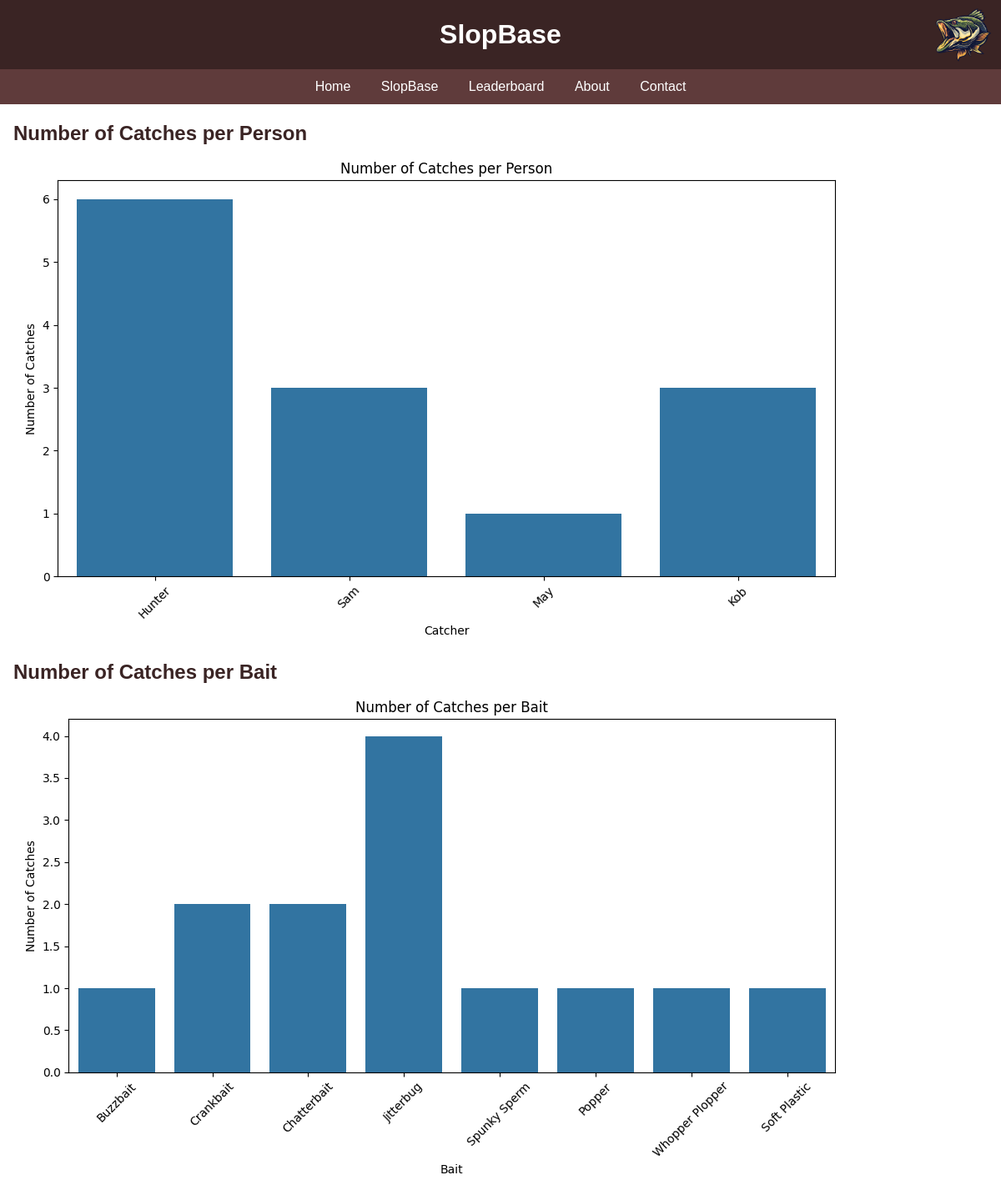
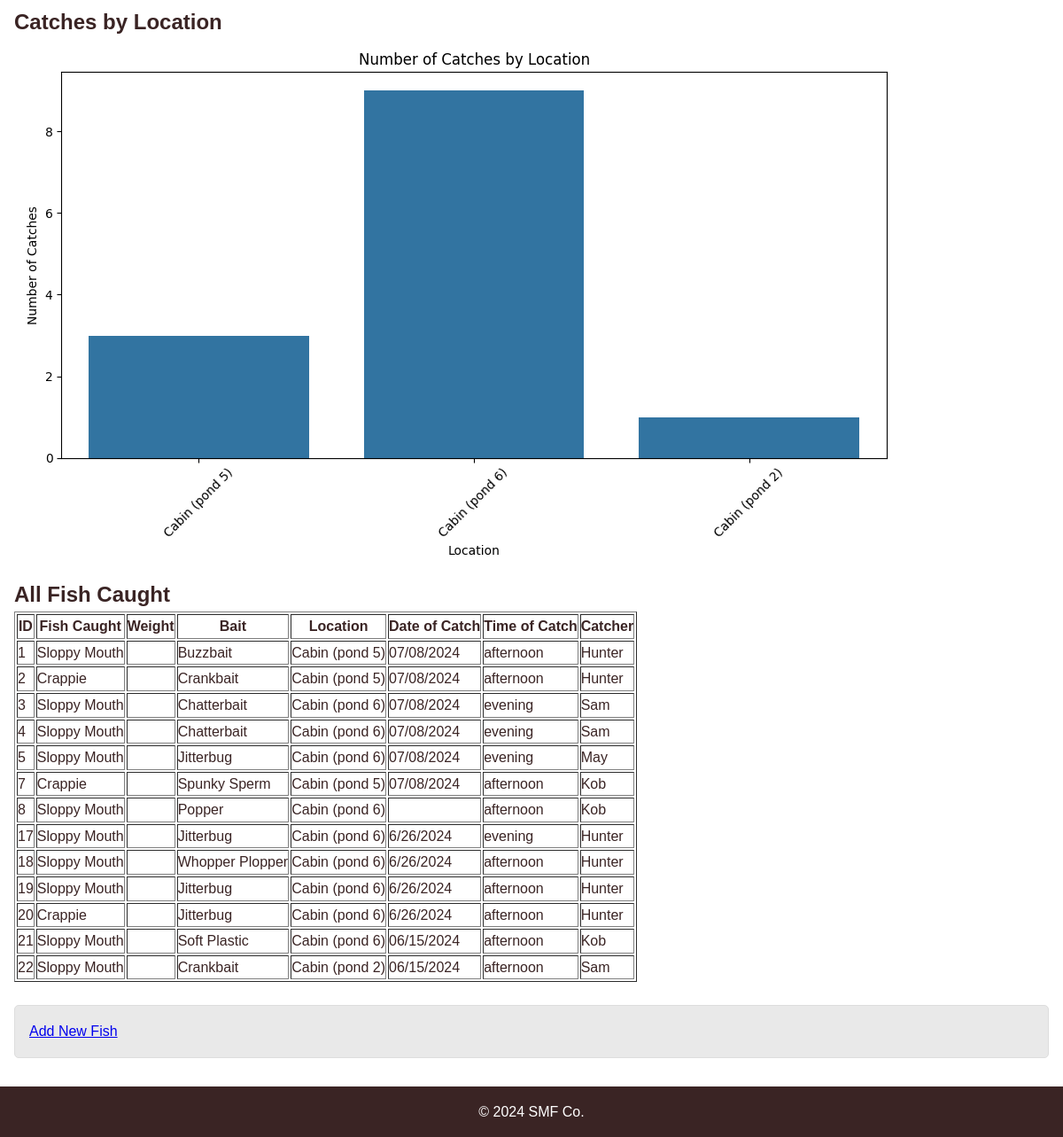
The page /database on the database its author committed (2 pictures, top to bottom).
### tables this page shows
CREATE TABLE fishcaught (
                    id INTEGER PRIMARY KEY AUTOINCREMENT,
                    fishcaught VARCHAR(255) NOT NULL,
                    weight VARCHAR(50),
                    bait VARCHAR(100),
                    location INTEGER,
                    dateofcatch DATE,
                    timeofcatch TIME,
                    catcher VARCHAR(100),
                    image TEXT
                );

### app.py (the view)
@app.route('/database')
def database():
    conn = sqlite3.connect(DB_FILE)
    c = conn.cursor()
    c.execute('''SELECT count(name) FROM sqlite_master WHERE type='table' AND name='fishcaught' ''')
    table_exists = c.fetchone()[0]
    fish_list = None
    if table_exists:
        c.execute('''SELECT * FROM fishcaught''')
        fish_list = c.fetchall()
        if fish_list:
            df = pd.DataFrame(fish_list, columns=['id', 'fishcaught', 'weight', 'bait', 'location', 'dateofcatch', 'timeofcatch', 'catcher', 'image'])
            plot_number_of_catches_per_person(df)
            plot_number_of_catches_per_bait(df)
            plot_by_location(df)
    conn.close()
    return render_template('database.html', fish_list=fish_list)

### app.py (called while the page is built)
def plot_number_of_catches_per_person(df):
    plt.figure(figsize=(10, 6))
    sns.countplot(x='catcher', data=df)
    plt.title('Number of Catches per Person')
    plt.xlabel('Catcher')
    plt.ylabel('Number of Catches')
    plt.xticks(rotation=45)
    plt.tight_layout()
    plt.savefig('static/number_of_catches_per_person.png')
    plt.close()

def plot_number_of_catches_per_bait(df):
    plt.figure(figsize=(10, 6))
    sns.countplot(x='bait', data=df)
    plt.title('Number of Catches per Bait')
    plt.xlabel('Bait')
    plt.ylabel('Number of Catches')
    plt.xticks(rotation=45)
    plt.tight_layout()
    plt.savefig('static/number_of_catches_per_bait.png')
    plt.close()

def plot_by_location(df):
    plt.figure(figsize=(10, 6))
    sns.countplot(x='location', data=df)
    plt.title('Number of Catches by Location')
    plt.xlabel('Location')
    plt.ylabel('Number of Catches')
    plt.xticks(rotation=45)
    plt.tight_layout()
    plt.savefig('static/number_of_catches_by_location.png')
    plt.close()

### templates/database.html (shortened to what this page needs)
<!DOCTYPE html>
<html lang="en">
<head>
    <link rel="stylesheet" href="{{ url_for('static', filename='css/styles.css') }}">
</head>
<body class="page-default">
    <div class="wrapper">
        <header class="header-default">
            <img src="{{ url_for('static', filename='Images/Sloppy.png') }}" class="Logo">
            <div class="header-text">
                <h1>SlopBase</h1>
            </div>
        </header>
        <nav class="nav-default">
            <ul>
                <li><a href="{{ url_for('index') }}">Home</a></li>
                <li><a href="{{ url_for('database') }}">SlopBase</a></li>
                <li><a href="{{ url_for('leaderboard') }}">Leaderboard</a></li>
                <li><a href="{{ url_for('about') }}">About</a></li>
                <li><a href="{{ url_for('contact') }}">Contact</a></li>
            </ul>
        </nav>
        <main class="main-default">
            <h2>Number of Catches per Person</h2>
            <img src="{{ url_for('static', filename='number_of_catches_per_person.png') }}" alt="Number of Catches per Person">
            <h2>Number of Catches per Bait</h2>
            <img src="{{ url_for('static', filename='number_of_catches_per_bait.png') }}" alt="Number of Catches per Bait">
            <h2>Catches by Location</h2>
            <img src="{{ url_for('static', filename='number_of_catches_by_location.png') }}" alt="Number of Catches by Location">
            <h2>All Fish Caught</h2>
            {% if fish_list %}
                <table border="1">
                    <tr>
                        <th>ID</th>
                        <th>Fish Caught</th>
                        <th>Weight</th>
                        <th>Bait</th>
                        <th>Location</th>
                        <th>Date of Catch</th>
                        <th>Time of Catch</th>
                        <th>Catcher</th>
                    </tr>
                    {% for fish in fish_list %}
                    <tr>
                        <td>{{ fish[0] }}</td>
                        <td>{{ fish[1] }}</td>
                        <td>{{ fish[2] }}</td>
                        <td>{{ fish[3] }}</td>
                        <td>{{ fish[4] }}</td>
                        <td>{{ fish[5] }}</td>
                        <td>{{ fish[6] }}</td>
                        <td>{{ fish[7] }}</td>
                    </tr>
                    {% endfor %}
                </table>
            {% else %}
                <p>No fish caught yet.</p>
            {% endif %}
            <br>
            <section id="add-fish-section" class="section-default">
                <a href="{{ url_for('add_fish_form') }}" class="btn btn-primary">Add New Fish</a>
            </section>
        </main>
    </div>
    <footer class="footer-default">
        <p>&copy; 2024 SMF Co.</p>
    </footer>
</body>
</html>

### static/css/styles.css (style rules this page uses)
* { margin: 0; padding: 0; box-sizing: border-box; }
html, body { height: 100%; }
body { font-family: Arial, sans-serif; line-height: 1.6; background-color: #ffffff; color: #3a2424; display: flex; flex-direction: column; }
.wrapper { flex: 1; }
.header-default { position: relative; background: #3a2424; color: #fff; padding: 1rem 0; text-align: center; }
.header-text { flex: 1; text-align: center; }
.Logo { position: absolute; right: 10px; top: 50%; transform: translateY(-50%); max-width: 70px; max-height: 100px; }
.nav-default { background: #5f3b3b; color: #00000000; padding: 0.5rem; text-align: center; }
.nav-default ul { list-style: none; }
.nav-default ul li { display: inline; margin: 0 1rem; }
.nav-default ul li a { color: #ffffff; text-decoration: none; }
.main-default { padding: 1rem; flex: 1; }
.section-default { margin-bottom: 1rem; padding: 1rem; border-radius: 5px; background: #e9e9e9; border: 1px solid #ddd; }
.footer-default { text-align: center; padding: 1rem 0; background: #3a2424; color: #fff; }

### rows shown on the page
fishcaught: id "1", fishcaught "Sloppy Mouth", bait "Buzzbait", location "Cabin (pond 5)", dateofcatch "07/08/2024", timeofcatch "afternoon", catcher "Hunter"
fishcaught: id "2", fishcaught "Crappie", bait "Crankbait", location "Cabin (pond 5)", dateofcatch "07/08/2024", timeofcatch "afternoon", catcher "Hunter"
fishcaught: id "3", fishcaught "Sloppy Mouth", bait "Chatterbait", location "Cabin (pond 6)", dateofcatch "07/08/2024", timeofcatch "evening", catcher "Sam"
fishcaught: id "4", fishcaught "Sloppy Mouth", bait "Chatterbait", location "Cabin (pond 6)", dateofcatch "07/08/2024", timeofcatch "evening", catcher "Sam"
fishcaught: id "5", fishcaught "Sloppy Mouth", bait "Jitterbug", location "Cabin (pond 6)", dateofcatch "07/08/2024", timeofcatch "evening", catcher "May"
fishcaught: id "7", fishcaught "Crappie", bait "Spunky Sperm", location "Cabin (pond 5)", dateofcatch "07/08/2024", timeofcatch "afternoon", catcher "Kob"
fishcaught: id "8", fishcaught "Sloppy Mouth", bait "Popper", location "Cabin (pond 6)", timeofcatch "afternoon", catcher "Kob"
fishcaught: id "17", fishcaught "Sloppy Mouth", bait "Jitterbug", location "Cabin (pond 6)", dateofcatch "6/26/2024", timeofcatch "evening", catcher "Hunter"
fishcaught: id "18", fishcaught "Sloppy Mouth", bait "Whopper Plopper", location "Cabin (pond 6)", dateofcatch "6/26/2024", timeofcatch "afternoon", catcher "Hunter"
fishcaught: id "19", fishcaught "Sloppy Mouth", bait "Jitterbug", location "Cabin (pond 6)", dateofcatch "6/26/2024", timeofcatch "afternoon", catcher "Hunter"
fishcaught: id "20", fishcaught "Crappie", bait "Jitterbug", location "Cabin (pond 6)", dateofcatch "6/26/2024", timeofcatch "afternoon", catcher "Hunter"
fishcaught: id "21", fishcaught "Sloppy Mouth", bait "Soft Plastic", location "Cabin (pond 6)", dateofcatch "06/15/2024", timeofcatch "afternoon", catcher "Kob"
fishcaught: id "22", fishcaught "Sloppy Mouth", bait "Crankbait", location "Cabin (pond 2)", dateofcatch "06/15/2024", timeofcatch "afternoon", catcher "Sam"
